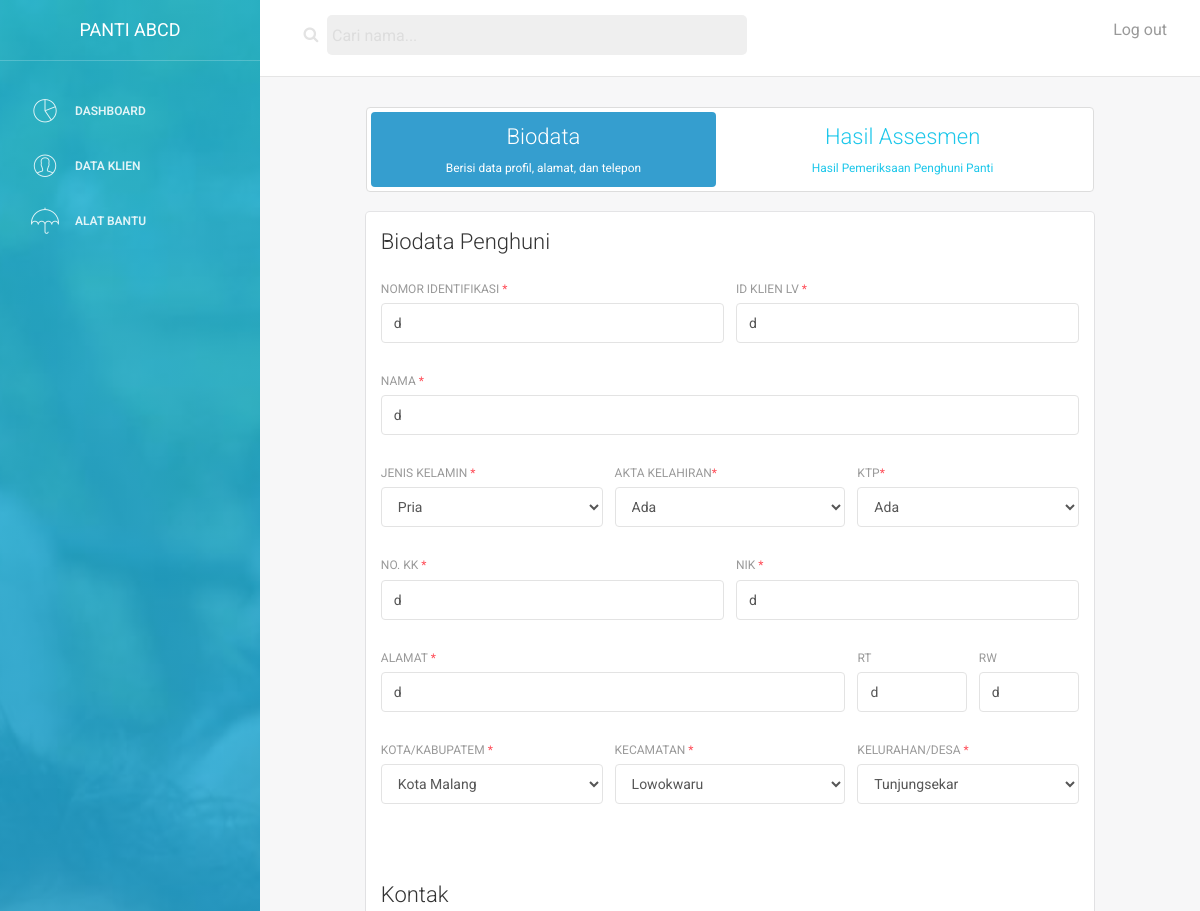
The app's page /?act=asessmen&id=3 (signed in, upper part), older data.
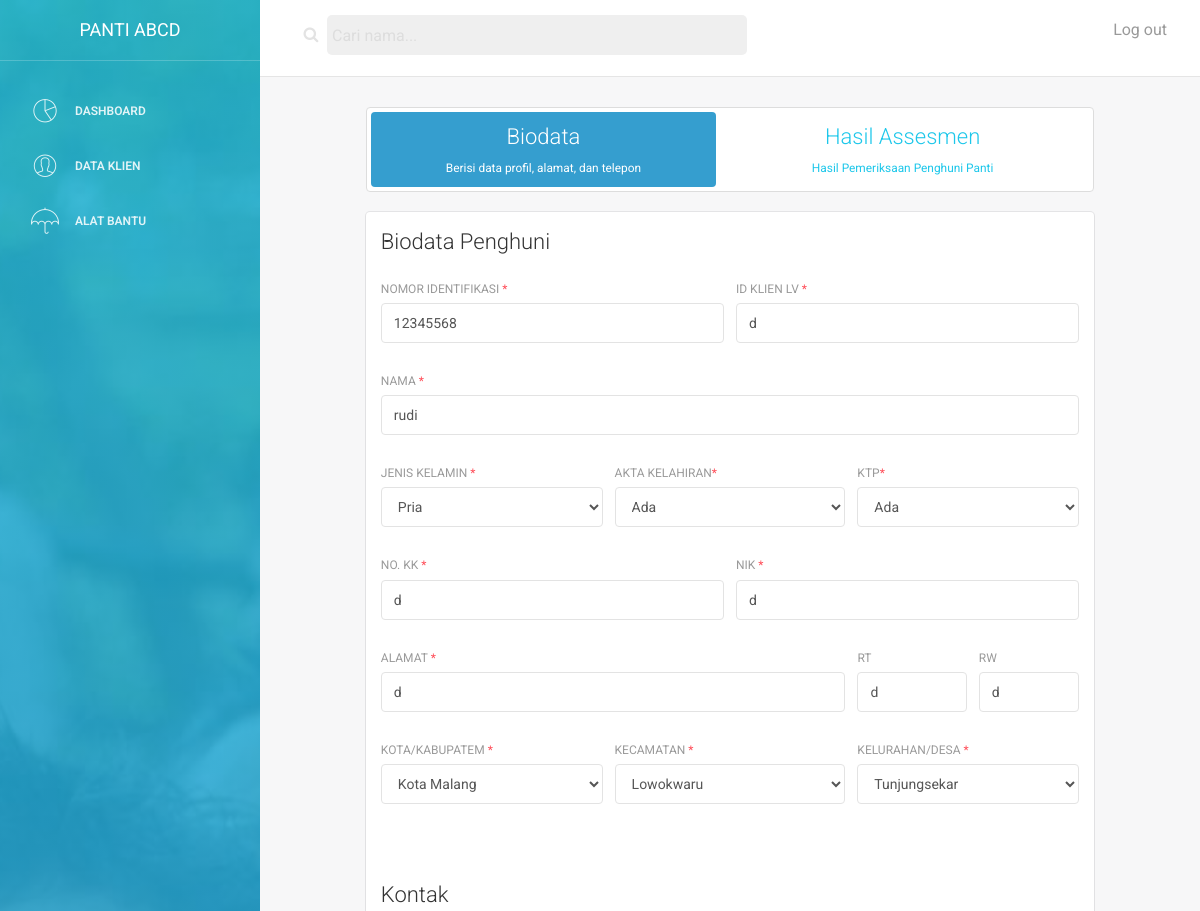
The same page, newer data.
### tables this page shows
CREATE TABLE `biodata` (
  `id` int(11) NOT NULL,
  `nomor_identifikasi` varchar(25) NOT NULL,
  `id_klien_lv` varchar(25) NOT NULL,
  `nama` varchar(50) NOT NULL,
  `jenis_kelamin` enum('pria','wanita') NOT NULL,
  `akta_kelahiran` varchar(30) NOT NULL,
  `ktp` varchar(30) NOT NULL,
  `no_kk` varchar(30) NOT NULL,
  `nik` varchar(25) NOT NULL,
  `alamat` varchar(350) NOT NULL,
  `rt` varchar(5) NOT NULL,
  `rw` varchar(5) NOT NULL,
  `kota` varchar(25) NOT NULL,
  `kec` varchar(25) NOT NULL,
  `kelurahan` varchar(25) NOT NULL,
  `telp_rumah` varchar(20) NOT NULL,
  `hp1` varchar(150) NOT NULL,
  `hp2` varchar(150) NOT NULL,
  `asuransi_kesehatan` varchar(25) NOT NULL,
  `sumber_informasi` varchar(50) NOT NULL,
  `sponsor` varchar(50) NOT NULL,
  `detail_pendidikan` varchar(500) NOT NULL,
  `detail_profesi` varchar(500) NOT NULL,
  `detail_ayah` varchar(350) NOT NULL,
  `detail_ibu` varchar(350) NOT NULL,
  `detail_wali` varchar(350) NOT NULL,
  `created_at` timestamp NOT NULL DEFAULT CURRENT_TIMESTAMP,
  `deleted_at` timestamp NULL DEFAULT NULL
);

### page/client/asessmen.php (the view, shortened to what the changed rows need)
<?php
$id = $_GET['id'];
$sql = "select * from biodata where biodata.id = ".$id." and deleted_at is null";
$query = mysqli_query($conx, $sql) or die(mysqli_error($conx));
$biodata = mysqli_fetch_object($query);
?>
<div class="content">
  <div class="container-fluid">
    <div class="row">
      <div class="col-md-10 col-md-offset-1">
        <ul class="nav nav-pills nav-justified thumbnail" id="myTab">
          <li>
            <a href="#biodata" role="tab" data-toggle="tab">
              <h4 class="list-group-item-heading">Biodata</h4>
              <small class="list-group-item-text">Berisi data profil, alamat, dan telepon</small>
            </a>
          </li>
          <li>
            <a href="#berkas"  role="tab" data-toggle="tab">
              <h4 class="list-group-item-heading">Hasil Assesmen</h4>
              <small class="list-group-item-text">Hasil Pemeriksaan Penghuni Panti</small>
            </a>
          </li>
        </ul>
        <div class="tab-content">
          <div class="tab-pane active" id="biodata">
            <div class="card">
              <div class="header">
                <h4 class="title">Biodata Penghuni</h4>
              </div>
              <div class="content">
                <form method="POST" action="page/client/update_biodata.php" accept-charset="UTF-8" class="" id="tambah_user" role="form">
                  <div class="row">
                    <div class="col-md-6">
                              <div class="form-group">
                                <label>Nomor Identifikasi <span class="text-danger">*</span></label>
                                <input type="text" name="nomor_identifikasi" class="form-control" placeholder="Nomor Identifikasi" value="<?php echo $biodata->nomor_identifikasi ?>" >
                              </div>
                            </div>
                            <div class="col-md-6">
                              <div class="form-group">
                                <label>ID Klien LV <span class="text-danger">*</span></label>
                                <input name="klien_lv" type="text" class="form-control" placeholder="ID Klien" value="<?php echo $biodata->id_klien_lv ?>" >
                              </div>
                            </div>
                          </div>
                          <div class="row">
                            <div class="col-md-12">
                              <div class="form-group">
                                <label>Nama  <span class="text-danger">*</span></label>
                                <input type="text" name="nama" class="form-control" placeholder="Nama " value="<?php echo $biodata->nama ?>" >
                              </div>
                            </div>
                          </div>
                          <div class="row">
                            <div class="col-md-4">
                              <div class="form-group">
                                <label>Jenis Kelamin <span class="text-danger">*</span></label>
                                <select name="jenis_kelamin" id="" class="form-control">
                                  <option value="pria" <?php if($biodata->jenis_kelamin=='pria'){echo "selected";} ?>>Pria</option>
                                </select>
                              </div>
                            </div>
                            <div class="col-md-4">
                              <div class="form-group">
                                <label>Akta Kelahiran<span class="text-danger">*</span></label>
                                <select name="akta" id="" class="form-control">
                                  <option value="ada" <?php if($biodata->akta_kelahiran =='ada'){echo "selected";} ?>>Ada</option>
                                </select>
                              </div>
                            </div>
                            <div class="col-md-4">
                              <div class="form-group">
                                <label>KTP<span class="text-danger">*</span></label>
                                <select name="ktp" id="" class="form-control">
                                  <option value="ada" <?php if($biodata->ktp=='ada'){echo "selected";} ?>>Ada</option>
                                </select>
                              </div>
                            </div>
                          </div>
                          <div class="row">
                            <div class="col-md-6">
                              <div class="form-group">
                                <label>No. KK  <span class="text-danger">*</span></label>
                                <input type="text" name="no_kk" class="form-control" placeholder="No. KK" value="<?php echo $biodata->no_kk ?>" >
                              </div>
                            </div>
                            <div class="col-md-6">
                              <div class="form-group">
                                <label>NIK  <span class="text-danger">*</span></label>
                                <input type="text" name="nik" class="form-control" placeholder="NIK" value="<?php echo $biodata->nik ?>" >
                              </div>
                            </div>
                          </div>
                          <div class="row">
                            <div class="col-md-8">
                              <div class="form-group">
                                <label>Alamat  <span class="text-danger">*</span></label>
                                <input type="text" name="alamat" class="form-control" placeholder="Alamat" value="<?php echo $biodata->alamat ?>" >
                              </div>
                            </div>
                            <div class="col-md-2">
                              <div class="form-group">
                                <label>RT </label>
                                <input type="text" name="rt" class="form-control" placeholder="RT" value="<?php echo $biodata->rt ?>" >
                              </div>
                            </div>
                            <div class="col-md-2">
                              <div class="form-group">
                                <label>RW </label>
                                <input type="text" name="rw" class="form-control" placeholder="RW" value="<?php echo $biodata->rw ?>" >
                              </div>
                            </div>
                          </div>
                          <div class="row">
                            <div class="col-md-4">
                              <div class="form-group">
                                <label>Kota/Kabupatem <span class="text-danger">*</span></label>
                                <select name="kota" id="kota" class="form-control">
                                  <option value="Kota Malang" <?php if($biodata->kota=='Kota Malang'){echo "selected";} ?>>Kota Malang</option>
                                </select>
                              </div>
                            </div>
                            <div class="col-md-4">
                              <div class="form-group">
                                <label>Kecamatan <span class="text-danger">*</span></label>
                                <select name="kecamatan" id="" class="form-control">
                                  <option value="Lowokwaru" <?php if($biodata->kec=='Lowokwaru'){echo "selected";} ?>>Lowokwaru</option>
                                </select>
                              </div>
                            </div>
                            <div class="col-md-4">
                              <div class="form-group">
                                <label>Kelurahan/Desa <span class="text-danger">*</span></label>
                                <select name="kelurahan" id="" class="form-control">
                                  <option value="Tunjungsekar" <?php if($biodata->kelurahan=='Tunjungsekar'){echo "selected";} ?>>Tunjungsekar</option>
                                </select>
                              </div>
                            </div>
                          </div>
                        </div>
                        <div class="header">
                          <h4>Kontak</h4>
                        </div>
                    </div>
                  </div>
                </div>
              </div>
            </div>
          </div>
        </div>

Row changes from the older to the newer data that the page shows:
changed biodata "Pria": nomor_identifikasi "d" → "12345568"; nama "d" → "rudi"
